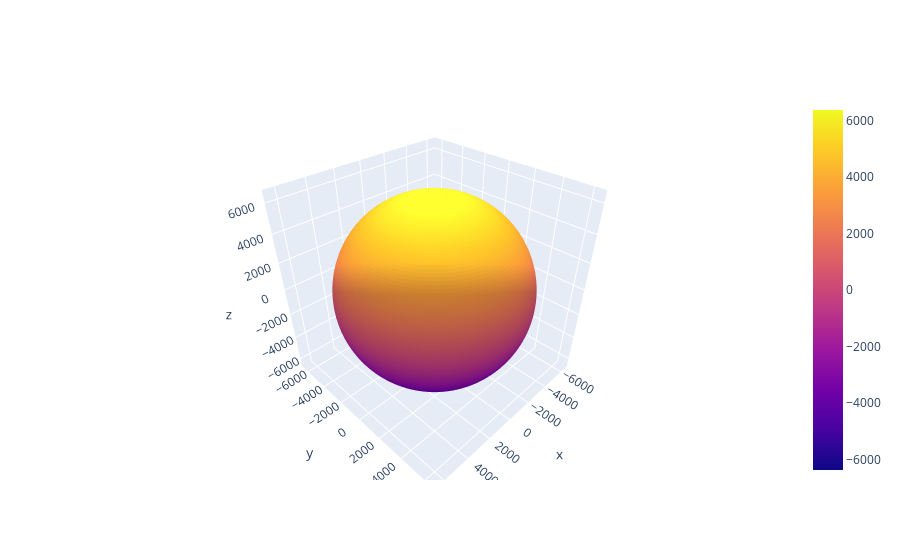

Notebook code for this chart:
### Code cell
cos = np.cos
sin = np.sin
pi = np.pi
dot = np.dot

max_radius = 0

"Draw Earth as a globe at the origin"
Earth_radius = 6371 # km
global max_radius
max_radius = max(max_radius, Earth_radius)

# Coefficients in a0/c x**2 + a1/c y**2 + a2/c z**2 = 1 
coefs = (1, 1, 1)  

# Radii corresponding to the coefficients:
rx, ry, rz = [Earth_radius/np.sqrt(coef) for coef in coefs]

# Set of all spherical angles:
u = np.linspace(0, 2 * np.pi, 100)
v = np.linspace(0, np.pi, 100)

# Cartesian coordinates that correspond to the spherical angles:
# (this is the equation of an ellipsoid):
x = rx * np.outer(np.cos(u), np.sin(v))
y = ry * np.outer(np.sin(u), np.sin(v))
z = rz * np.outer(np.ones_like(u), np.cos(v))

# Plot:


import plotly.graph_objects as go
import numpy as np



fig = go.Figure(data=[go.Surface(x=rx * np.outer(np.cos(u), np.sin(v)),
                                   y=ry * np.outer(np.sin(u), np.sin(v)),
                                   z=rz * np.outer(np.ones_like(u), np.cos(v)),
                                                                  ),
                                   ],
                                   )

fig.show()

### Figure 1 — Plotly figure (JSON) as saved in the notebook; plotly's stock layout.template omitted (floating-point values rounded to 4 significant figures; data arrays with more than 128 entries replaced by an {"elided": "..."} marker saying what was removed)
{"data": [{"type": "surface", "x": {"elided": "100x100 float values"}, "y": {"elided": "100x100 float values"}, "z": {"elided": "100x100 float values"}}], "layout": {}}
